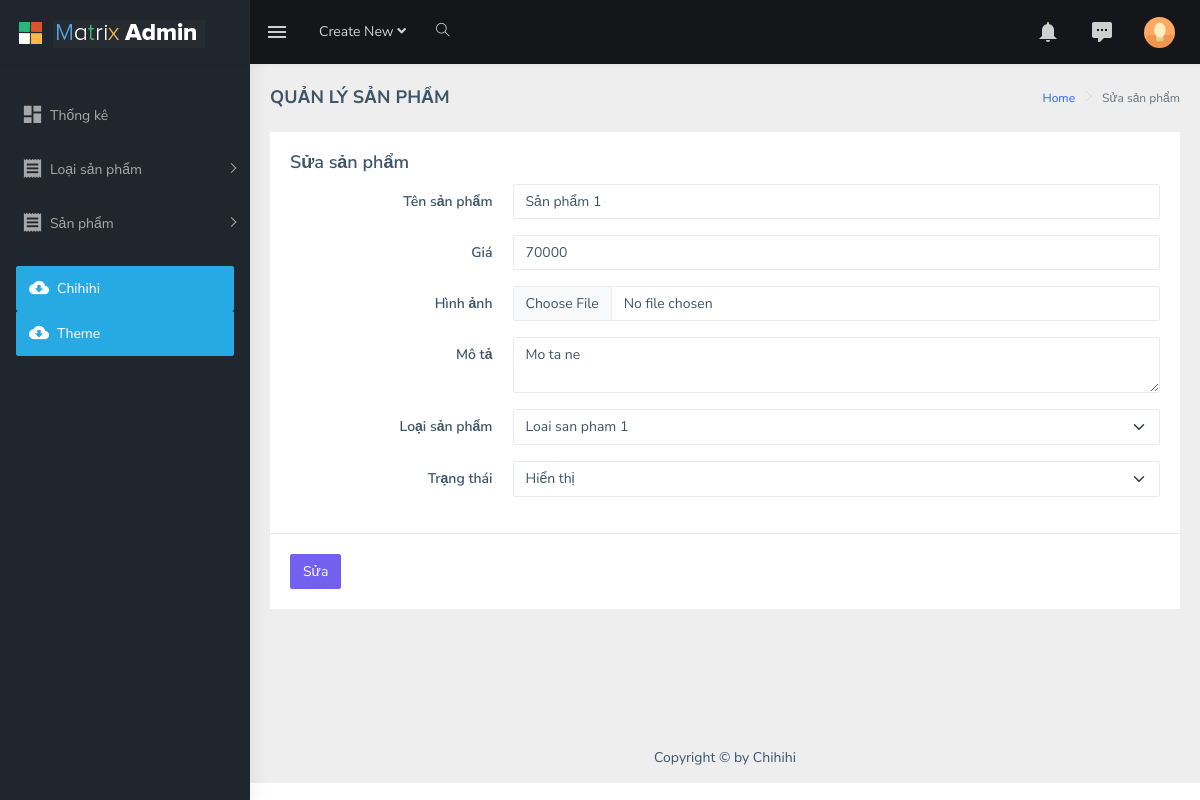
The page /admin/sanpham-sua.php?id=1 on the database its author committed.
### tables this page shows
CREATE TABLE `sanpham` (
  `id_sp` int(11) NOT NULL,
  `ten` varchar(255) DEFAULT NULL,
  `hinhanh` varchar(255) DEFAULT NULL,
  `gia` double DEFAULT NULL,
  `mota` text DEFAULT NULL,
  `trangthai` varchar(255) DEFAULT NULL,
  `id_lsp` int(11) DEFAULT NULL
);

CREATE TABLE `loaisanpham` (
  `id_lsp` int(11) NOT NULL,
  `ten` varchar(255) DEFAULT NULL,
  `trangthai` varchar(255) DEFAULT NULL
);

### admin/sanpham-sua.php (the view, shortened to what this page needs)
<?php
if (isset($_GET['id'])) :
    include 'header.php';
?>
    <div class="page-wrapper">
        <div class="page-breadcrumb">
            <div class="row">
                <div class="col-12 d-flex no-block align-items-center">
                    <h4 class="page-title">QUẢN LÝ SẢN PHẨM</h4>
                    <div class="ms-auto text-end">
                        <nav aria-label="breadcrumb">
                            <ol class="breadcrumb">
                                <li class="breadcrumb-item"><a href="#">Home</a></li>
                                <li class="breadcrumb-item active" aria-current="page">Sửa sản phẩm</li>
                            </ol>
                        </nav>
                    </div>
                </div>
            </div>
        </div>
        <div class="container-fluid">
            <div class="row">
                <div class="col-md-12">
                    <div class="card">
                        <form class="form-horizontal" action="sanpham-sua-xuly.php" method="post" enctype="multipart/form-data">
                            <div class="card-body">
                                <h4 class="card-title">Sửa sản phẩm</h4>
                                <?php
                                require '../connect.php';
                                $query = "SELECT * FROM loaisanpham";
                                $loaisanpham_ds = $conn->query($query);
                                $id = $_GET['id'];
                                $query1 = "SELECT * FROM sanpham WHERE id_sp=$id";
                                $sanpham_ds = $conn->query($query1);
                                $sanpham = $sanpham_ds->fetch_assoc();
                                ?>
                                <div class="form-group row">
                                    <label for="ten" class="col-sm-3 text-end control-label col-form-label">Tên sản phẩm</label>
                                    <div class="col-sm-9">
                                        <input type="text" class="form-control" id="ten" name="ten" value="<?= $sanpham['ten'] ?>">
                                    </div>
                                </div>
                                <div class="form-group row">
                                    <label for="gia" class="col-sm-3 text-end control-label col-form-label">Giá</label>
                                    <div class="col-sm-9">
                                        <input type="text" class="form-control" id="gia" name="gia" value="<?= $sanpham['gia'] ?>">
                                    </div>
                                </div>
                                <div class="form-group row">
                                    <label for="hinhanh" class="col-sm-3 text-end control-label col-form-label">Hình ảnh</label>
                                    <div class="col-sm-9">
                                        <input type="file" class="form-control" id="hinhanh" name="hinhanh">
                                    </div>
                                </div>
                                <div class="form-group row">
                                    <label for="mota" class="col-sm-3 text-end control-label col-form-label">Mô tả</label>
                                    <div class="col-sm-9">
                                        <textarea class="form-control" id="mota" name="mota"><?= $sanpham['mota'] ?></textarea>
                                    </div>
                                </div>
                                <div class="form-group row">
                                    <label class="col-sm-3 text-end control-label col-form-label">Loại sản phẩm</label>
                                    <div class="col-md-9">
                                        <select class="select2 form-select shadow-none" style="width: 100%; height:36px;" name="id_lsp">
                                            <?php
                                            if ($loaisanpham_ds->num_rows > 0) :
                                                while ($loaisanpham = $loaisanpham_ds->fetch_assoc()) :
                                            ?>
                                                    <option value="<?= $loaisanpham['id_lsp'] ?>" <?= ($loaisanpham['id_lsp'] == $sanpham['id_lsp'] ? 'selected' : '') ?>><?= $loaisanpham['ten'] ?></option>
                                            <?php
                                                endwhile;
                                            endif;
                                            ?>
                                        </select>
                                    </div>
                                </div>
                                <div class="form-group row">
                                    <label class="col-sm-3 text-end control-label col-form-label">Trạng thái</label>
                                    <div class="col-md-9">
                                        <select class="select2 form-select shadow-none" style="width: 100%; height:36px;" name="trangthai">
                                            <option value="1" <?= ($sanpham['trangthai'] == 1 ? 'selected' : '') ?>>Hiển thị</option>
                                        </select>
                                    </div>
                                </div>
                            </div>
                            <div class="border-top">
                                <div class="card-body">
                                    <button type="submit" class="btn btn-primary" name="sua">Sửa</button>
                                </div>
                            </div>
                        </form>
                    </div>
                </div>
            </div>
        </div>
    <?php
    include 'footer.php';
endif;
    ?>

### rows shown on the page
sanpham: ten "Sản phẩm 1", gia "70000", mota "Mo ta ne", id_lsp "Loai san pham 1", trangthai "Hiển thị"
